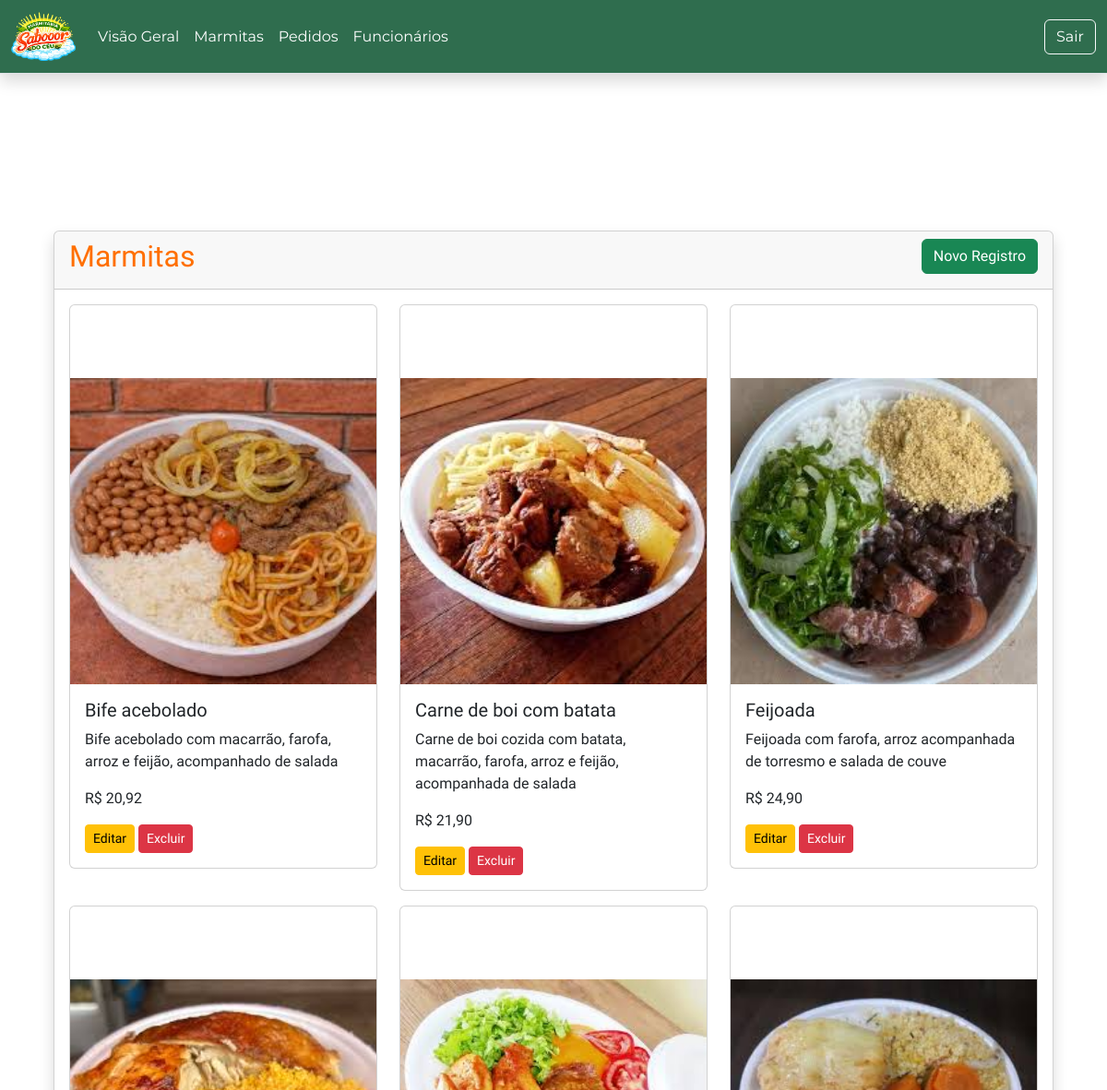
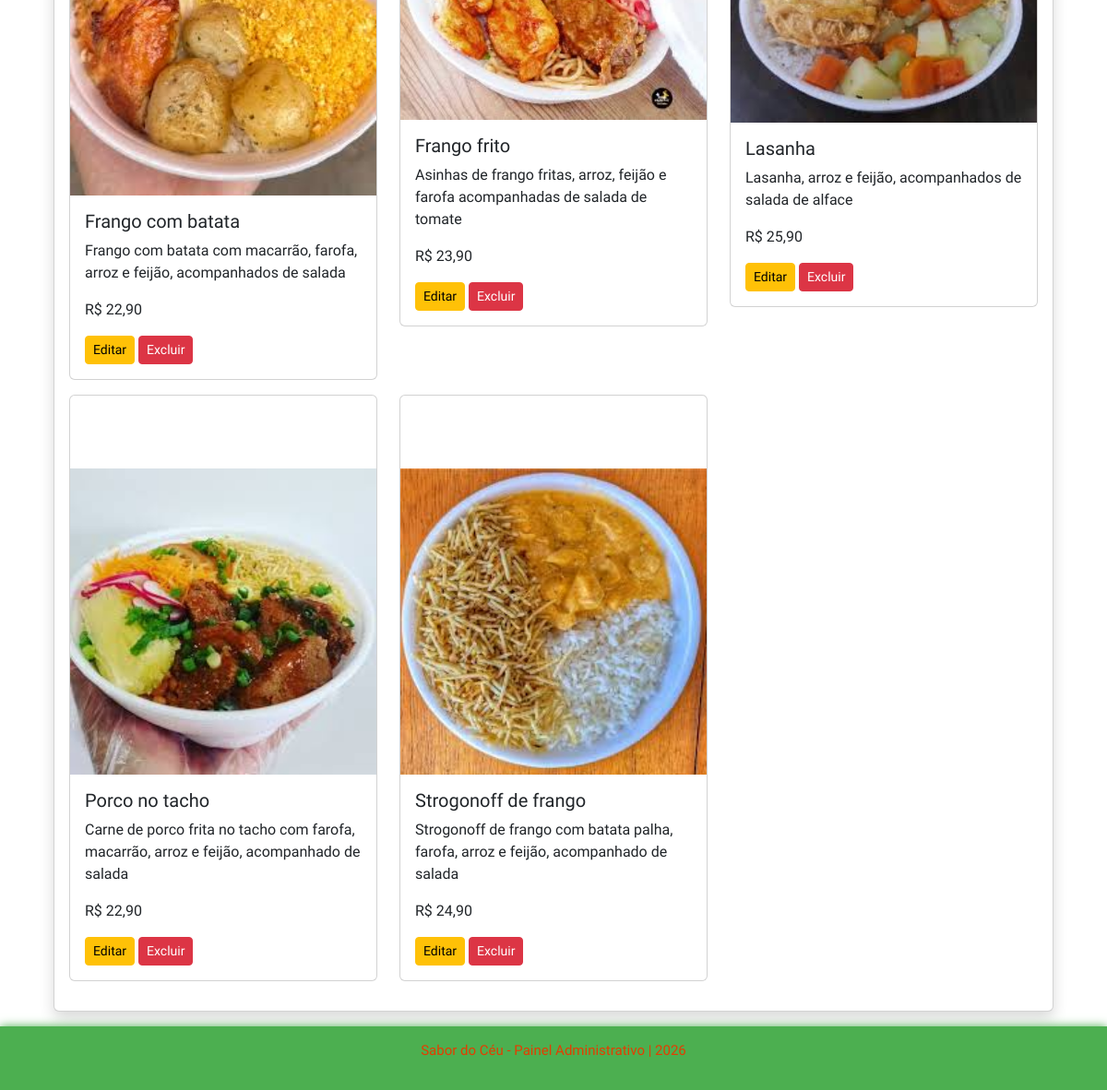
/admin/index.php (signed in), run on the app's committed database (2 pictures, top to bottom).
### tables this page shows
CREATE TABLE `marmita` (
  `id_marmita` bigint(20) NOT NULL,
  `nm_marmita` varchar(100) NOT NULL,
  `ds_marmita` varchar(200) DEFAULT NULL,
  `nr_preco` decimal(5,2) DEFAULT NULL,
  `img_marmita` varchar(255) DEFAULT NULL
);

### admin/pages/listar/marmita.php (the view, shortened to what this page needs)
<?php
$marmitas = $pdo->query("SELECT id_marmita, nm_marmita, ds_marmita, nr_preco, img_marmita FROM marmita ORDER BY nm_marmita")->fetchAll(PDO::FETCH_OBJ);
?>
<div class="card shadow m-3">
    <div class="card-header">
        <div class="float-start">
            <h2>Marmitas</h2>
        </div>
        <div class="float-end">
            <a href="cadastrar/marmita" class="btn btn-success">Novo Registro</a>
        </div>
    </div>
    <div class="card-body">
        <div class="row">
            <?php foreach ($marmitas as $m) { ?>
                <div class="col-md-4 mb-3">
                    <div class="card">
                        <?php if (!empty($m->img_marmita)) { ?>
                            <img src="../imgs/<?= htmlspecialchars($m->img_marmita) ?>" class="card-img-top" alt="<?= htmlspecialchars($m->nm_marmita) ?>">
                        <?php } ?>
                        <div class="card-body">
                            <h5 class="card-title"><?= htmlspecialchars($m->nm_marmita) ?></h5>
                            <p class="card-text"><?= htmlspecialchars($m->ds_marmita) ?></p>
                            <p class="card-text">R$ <?= number_format($m->nr_preco, 2, ',', '.') ?></p>
                            <a href="cadastrar/marmita?id=<?= $m->id_marmita ?>" class="btn btn-sm btn-warning">Editar</a>
                            <button type="button" class="btn btn-sm btn-danger" onclick="excluir(<?= $m->id_marmita ?>)">Excluir</button>
                        </div>
                    </div>
                </div>
            <?php } ?>
        </div>
    </div>
</div>

### css/style.css (style rules this page uses)
body { min-height: 100vh; display: flex; flex-direction: column; margin: 0; overflow-x: hidden; }
.container h2 { color: #ff6f00; text-align: center; }
.container img { width: 100%; max-width: 400px; height: auto; display: block; margin: 0 auto; padding-top: 79px; }
h2 { color: #ff6f00; font-family: "Akt", Arial, Helvetica, sans-serif; }

### data on the page
marmita: img_marmita (picture), nm_marmita "Bife acebolado", ds_marmita "Bife acebolado com macarrão, farofa, arroz e feijão, acompanhado de salada", nr_preco "20,92"
marmita: img_marmita (picture), nm_marmita "Carne de boi com batata", ds_marmita "Carne de boi cozida com batata, macarrão, farofa, arroz e feijão, acompanhada de salada", nr_preco "21,90"
marmita: img_marmita (picture), nm_marmita "Feijoada", ds_marmita "Feijoada com farofa, arroz acompanhada de torresmo e salada de couve", nr_preco "24,90"
marmita: img_marmita (picture), nm_marmita "Frango com batata", ds_marmita "Frango com batata com macarrão, farofa, arroz e feijão, acompanhados de salada", nr_preco "22,90"
marmita: img_marmita (picture), nm_marmita "Frango frito", ds_marmita "Asinhas de frango fritas, arroz, feijão e farofa acompanhadas de salada de tomate", nr_preco "23,90"
marmita: img_marmita (picture), nm_marmita "Lasanha", ds_marmita "Lasanha, arroz e feijão, acompanhados de salada de alface", nr_preco "25,90"
marmita: img_marmita (picture), nm_marmita "Porco no tacho", ds_marmita "Carne de porco frita no tacho com farofa, macarrão, arroz e feijão, acompanhado de salada", nr_preco "22,90"
marmita: img_marmita (picture), nm_marmita "Strogonoff de frango", ds_marmita "Strogonoff de frango com batata palha, farofa, arroz e feijão, acompanhado de salada", nr_preco "24,90"
